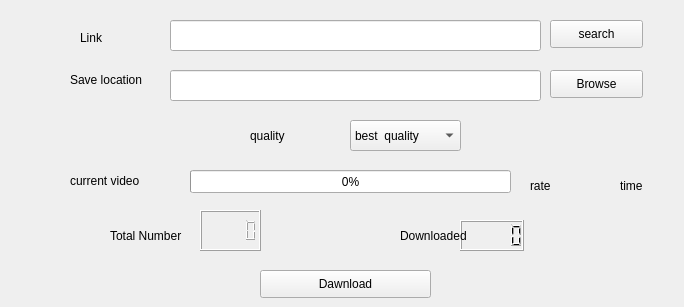
    <widget class="QWidget" name="tab_3">
     <attribute name="title">
      <string>Youtube playlist</string>
     </attribute>
     <widget class="QPushButton" name="pushButton_4">
      <property name="geometry">
       <rect>
        <x>550</x>
        <y>70</y>
        <width>93</width>
        <height>28</height>
       </rect>
      </property>
      <property name="text">
       <string>Browse</string>
      </property>
     </widget>
     <widget class="QLineEdit" name="lineEdit_5">
      <property name="geometry">
       <rect>
        <x>170</x>
        <y>20</y>
        <width>371</width>
        <height>31</height>
       </rect>
      </property>
     </widget>
     <widget class="QLineEdit" name="lineEdit_6">
      <property name="geometry">
       <rect>
        <x>170</x>
        <y>70</y>
        <width>371</width>
        <height>31</height>
       </rect>
      </property>
     </widget>
     <widget class="QLabel" name="label_6">
      <property name="geometry">
       <rect>
        <x>70</x>
        <y>70</y>
        <width>91</width>
        <height>20</height>
       </rect>
      </property>
      <property name="text">
       <string>Save location</string>
      </property>
     </widget>
     <widget class="QPushButton" name="dawnload_3">
      <property name="geometry">
       <rect>
        <x>260</x>
        <y>270</y>
        <width>171</width>
        <height>28</height>
       </rect>
      </property>
      <property name="cursor">
       <cursorShape>PointingHandCursor</cursorShape>
      </property>
      <property name="text">
       <string>Dawnload</string>
      </property>
     </widget>
     <widget class="QLabel" name="label_7">
      <property name="geometry">
       <rect>
        <x>80</x>
        <y>30</y>
        <width>55</width>
        <height>16</height>
       </rect>
      </property>
      <property name="text">
       <string>Link</string>
      </property>
     </widget>
     <widget class="QLabel" name="label_8">
      <property name="geometry">
       <rect>
        <x>250</x>
        <y>120</y>
        <width>61</width>
        <height>31</height>
       </rect>
      </property>
      <property name="text">
       <string>quality</string>
      </property>
     </widget>
     <widget class="QComboBox" name="comboBox_2">
      <property name="geometry">
       <rect>
        <x>350</x>
        <y>120</y>
        <width>111</width>
        <height>31</height>
       </rect>
      </property>
      <item>
       <property name="text">
        <string>best  quality</string>
       </property>
      </item>
     </widget>
     <widget class="QLabel" name="label_9">
      <property name="geometry">
       <rect>
        <x>70</x>
        <y>170</y>
        <width>111</width>
        <height>21</height>
       </rect>
      </property>
      <property name="styleSheet">
       <string notr="true"/>
      </property>
      <property name="text">
       <string>current video</string>
      </property>
     </widget>
     <widget class="QProgressBar" name="progressBar_3">
      <property name="geometry">
       <rect>
        <x>190</x>
        <y>170</y>
        <width>321</width>
        <height>23</height>
       </rect>
      </property>
      <property name="value">
       <number>0</number>
      </property>
     </widget>
     <widget class="QLCDNumber" name="lcdNumber">
      <property name="geometry">
       <rect>
        <x>200</x>
        <y>210</y>
        <width>61</width>
        <height>41</height>
       </rect>
      </property>
     </widget>
     <widget class="QLCDNumber" name="lcdNumber_2">
      <property name="geometry">
       <rect>
        <x>460</x>
        <y>220</y>
        <width>64</width>
        <height>31</height>
       </rect>
      </property>
     </widget>
     <widget class="QLabel" name="label_12">
      <property name="geometry">
       <rect>
        <x>110</x>
        <y>220</y>
        <width>91</width>
        <height>31</height>
       </rect>
      </property>
      <property name="text">
       <string>Total Number</string>
      </property>
     </widget>
     <widget class="QLabel" name="label_13">
      <property name="geometry">
       <rect>
        <x>400</x>
        <y>220</y>
        <width>81</width>
        <height>31</height>
       </rect>
      </property>
      <property name="text">
       <string>Downloaded</string>
      </property>
     </widget>
     <widget class="QLabel" name="label_14">
      <property name="geometry">
       <rect>
        <x>530</x>
        <y>160</y>
        <width>55</width>
        <height>51</height>
       </rect>
      </property>
      <property name="text">
       <string>rate</string>
      </property>
     </widget>
     <widget class="QLabel" name="label_15">
      <property name="geometry">
       <rect>
        <x>620</x>
        <y>160</y>
        <width>55</width>
        <height>51</height>
       </rect>
      </property>
      <property name="text">
       <string>time</string>
      </property>
     </widget>
     <widget class="QPushButton" name="pushButton_6">
      <property name="geometry">
       <rect>
        <x>550</x>
        <y>20</y>
        <width>93</width>
        <height>28</height>
       </rect>
      </property>
      <property name="text">
       <string>search</string>
      </property>
     </widget>
    </widget>
